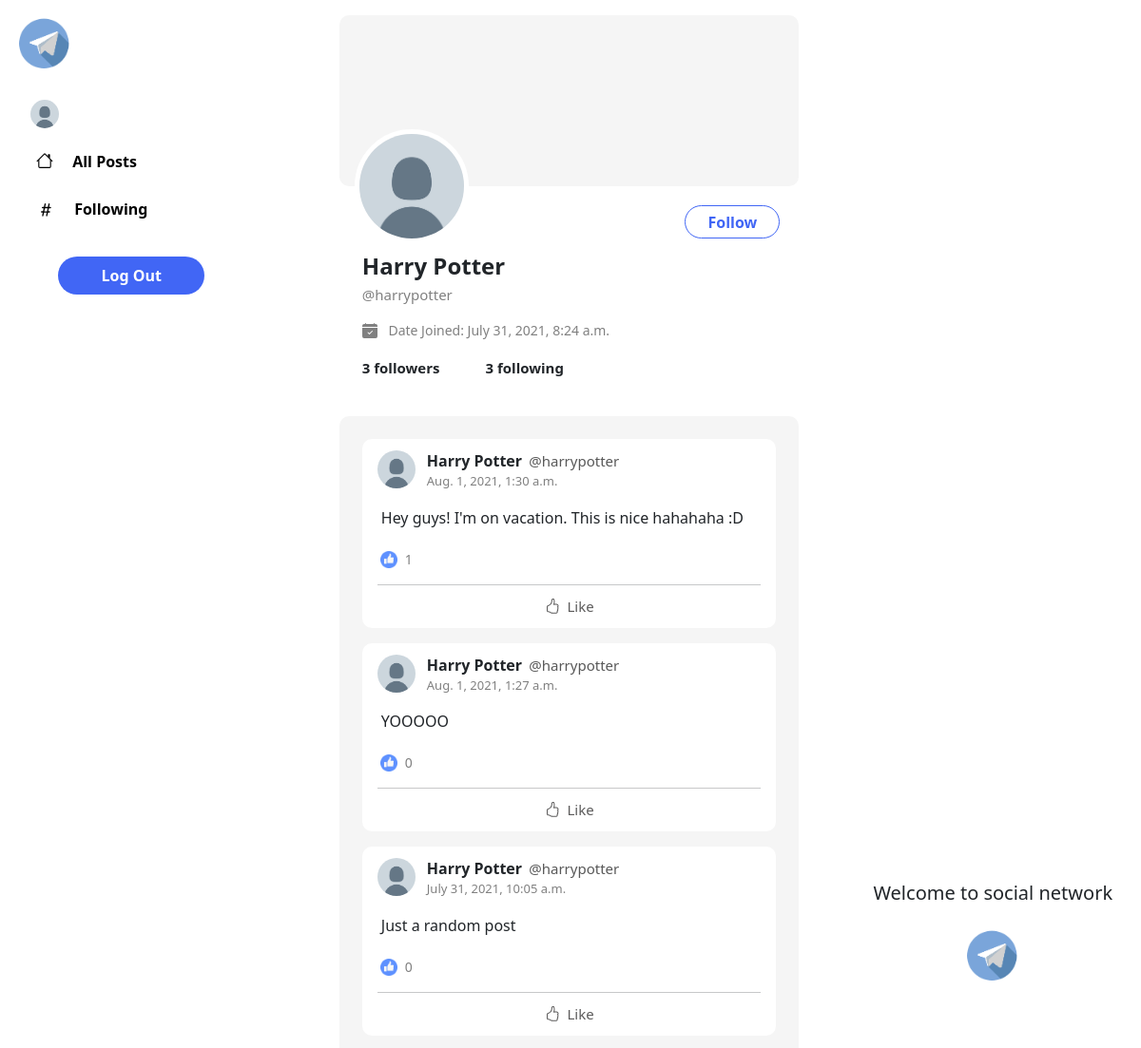
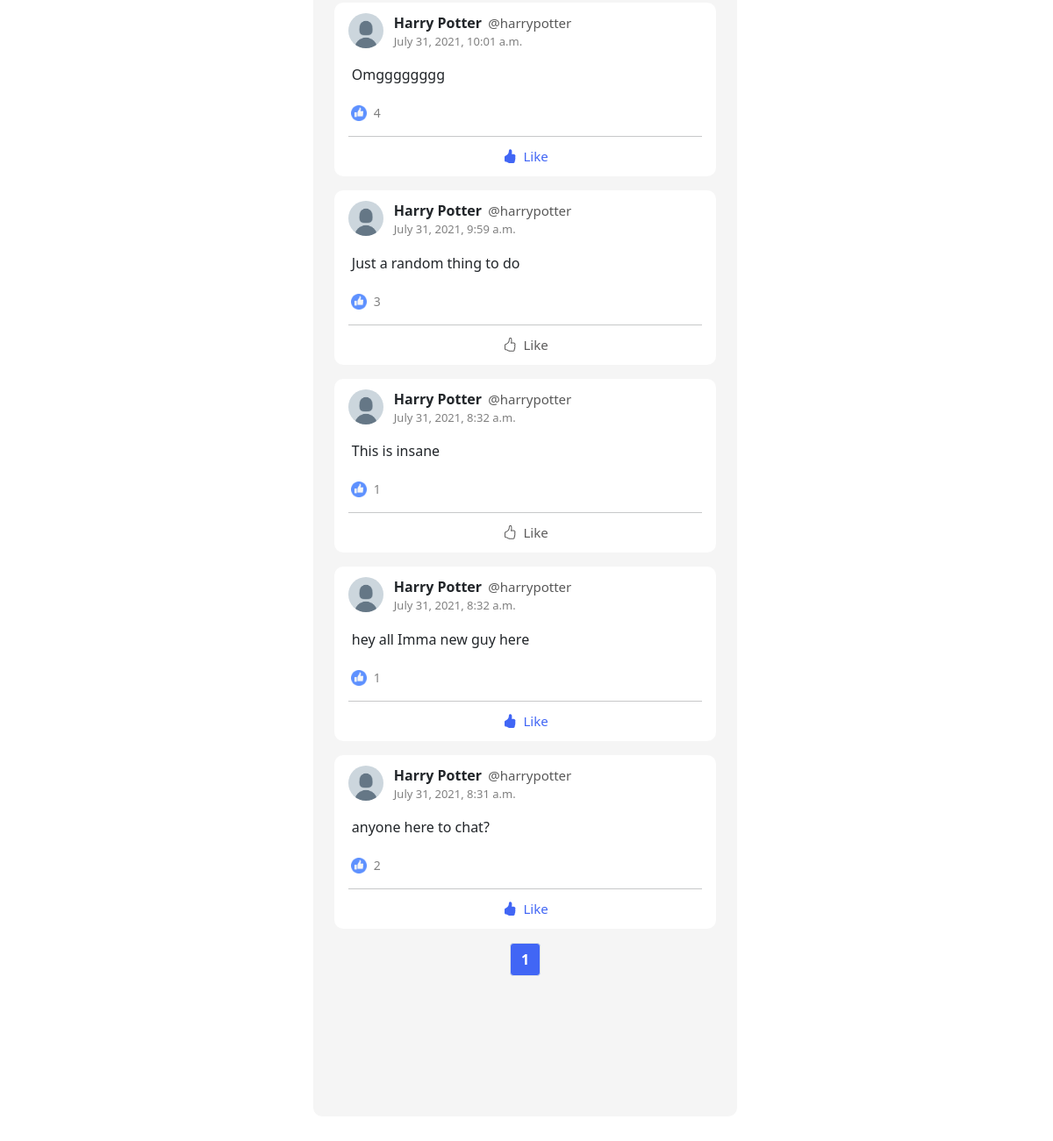
Page /user_profile/harrypotter (signed in) on the committed database (2 pictures, top to bottom).
### network/models.py (models this page shows, shortened)
class User(AbstractUser):
    pass

class Post(models.Model):
    creator = models.ForeignKey("User", on_delete=models.CASCADE, related_name="post")
    content = models.TextField(blank=True)
    timestamp = models.DateTimeField(auto_now_add=True)
    likes = models.ManyToManyField("User", related_name="post_liked", blank=True)

### network/views.py (the view)
# urls.py: path("user_profile/<str:name>", views.userProfile, name="userProfile"),
def userProfile(request, name):
    try:
        user_profile = User.objects.get(username=name)
    except User.DoesNotExist:
        return render(request, "network/profile.html", {
            "message": "ERROR: User profile does not exist"
        })
    try:
        user_following = Following.objects.get(user=user_profile.pk)
        following = user_following.following.count()
    except Following.DoesNotExist:
        user_following = []
        following = 0
    user_follower = Following.objects.filter(following=user_profile.pk)
    followers = user_follower.count()
    try:
        loggedin_user = Following.objects.get(user=request.user)
        loggedin_user_following = loggedin_user.following.all()
    except Following.DoesNotExist:
        loggedin_user_following = []
    posts = Post.objects.filter(creator=user_profile.pk).order_by("-timestamp").all()
    paginator = Paginator(posts, 10)
    page_number = request.GET.get('page')
    page_obj = paginator.get_page(page_number)
    paginator_maxRange = 3
    if paginator.num_pages >= paginator_maxRange:
        if page_obj.number == 1:
            page_range = range(page_obj.number, page_obj.number + paginator_maxRange)
        elif page_obj.number == paginator.num_pages:
            lastPage_range = paginator.num_pages + 1
            page_range = range(lastPage_range - paginator_maxRange, lastPage_range)
        else:
            page_range = range(page_obj.number - 1, page_obj.number + 2)
    elif 0 < paginator.num_pages < paginator_maxRange:
        page_range = range(1, paginator.num_pages + 1)
    return render(request, "network/profile.html", {
        "posts": page_obj,
        "user_profile": user_profile,
        "following": following,
        "followers": followers,
        "loggedin_user_following": loggedin_user_following,
        "page_range": page_range,
    })

### network/templates/network/profile.html (shortened to what this page needs)
{% extends "network/layout.html" %}
{% load static %}
{% block body %}
<div id="profile_view">
    <div class="profile-cover mb-3 d-flex flex-row justify-content-between" style="background-color: #F5F5F5;">
        <img class="profile-user-icon ms-3" src="{% static 'network/Default_User_Icon.png' %}" onerror="this.src='/static/network/Default_User_Icon.png';" alt=".."/>
        {% if user.username != user_profile.username %}
            {% if user_profile in loggedin_user_following %}
                <button id="follow-btn" value="{{ user_profile.username }}" class="followed">Following</button>
            {% else %}
                <button id="follow-btn" value="{{ user_profile.username }}" class="unfollowed">Follow</button>
            {% endif %}
        {% endif %}
    </div>
    <div class="profile-info ms-4">
        <h4 class="p-0 m-0"><strong>{{ user_profile.first_name }} {{ user_profile.last_name }}</strong></h4>
        <p class="profile-username mt-1">@{{ user_profile.username }}</p>
        <p class="profile-joined">
            Date Joined: {{ user_profile.date_joined }}
        </p>
    </div>
    <div class="d-flex flex-row profile-follow">
        <p class="ms-4 me-5">{{ followers }} followers</p>
        <p>{{ following }} following</p>
    </div>
    <div id="page-body" class="my-4 px-4 py-2 page-body-style">
        {% for post in posts %}
        <div id="post-id{{ post.id }}" class="post_content w-100 my-3 px-3">
            <div class="d-flex flex-row">
            <img class="post-icon me-2" src="{% static 'network/Default_User_Icon.png' %}" onerror="this.src='/static/network/Default_User_Icon.png';" alt=".."/>
            <div class="post-info ms-1">
                <span class="post-person">{{ user_profile.first_name }} {{ user_profile.last_name }}</span>
                <span class="post-username">@{{ user_profile.username }}</span>
                <p class="post-time">{{ post.timestamp }}</p>
            </div>
            </div>
            <div id="post-content-id{{ post.id }}">
                <p id="post-content-body-id{{ post.id }}" class="post-body my-0 mx-1">{{ post.content }}</p>
            </div>
            <div id="no-of-likes-id{{ post.id }}" class="d-flex flex-row mt-2">
                <img class="like-icon" src="{% static 'network/Like.png' %}" onerror="this.src='/static/network/Like.png';" alt=".."/>
                <p class="no_of_likes">{{ post.likes.all.count }}</p>
            </div>
            <div id="like-status" class="like-content">
                <hr class="my-0">
                <div class="d-flex justify-content-center">
                    {% if user in post.likes.all %}
                        <button id="like-btn-id{{ post.id }}" class="like-btn liked" data-id="{{ post.id }}">
                            Like
                        </button>
                    {% else %}
                        <button id="like-btn-id{{ post.id }}" class="like-btn unlike" data-id="{{ post.id }}">
                            Like
                        </button>
                    {% endif %}
                </div>
            </div>
        </div>
        {% endfor %}
        <div class="d-flex justify-content-center">
            <nav aria-label="Page navigation example">
                <ul id="pagination_range" class="pagination" value="{{ posts.number }}">
                {% for no_page in page_range %}
                    <li class="page-item"><a id="page-{{ no_page }}" class="page-link" href="?page={{ no_page }}">{{ no_page }}</a></li>
                {% endfor %}
                </ul>
            </nav>
        </div>
    </div>
</div>
{% endblock %}

### network/static/network/styles.css (style rules this page uses)
html, body { height: 100%; width: 100%; }
.page-body-style { display: block; border-radius: 10px; background-color: #F5F5F5; overflow-y: scroll; height: 85vh; }
.post_content { background-color: white; border-radius: 10px; }
.post-icon { height: 40px; width: 40px; border-radius: 50%; margin-top: 12px; }
.post-person { font-weight: bold; font-size: 16px; }
.post-username { color: #585858; font-size: 15px; margin-left: 3px; }
.post-time { color: #808080; font-size: 13px; }
.post-info { display: block; margin-top: 11px; }
.post-body { display: block; width: 100%; word-wrap: break-word; padding-right: 10px; }
.profile-cover { border-radius: 10px; height: 180px; width: 100%; }
.profile-user-icon { height: 120px; width: 120px; border-radius: 50%; border: 5px solid white; margin-top: 120px; }
.profile-info { display: block; margin-top: 70px; }
.profile-username { color: grey; font-size: 15px; }
.profile-joined { color: grey; font-size: 14px; }
.profile-follow { font-weight: bold; font-size: 15px; }
.unfollowed { border: 1px solid #4166f5; border-radius: 100px; width: 100px; height:35px; background-color: white; color: #4166f5; font-weight: bold; margin-top: 200px; margin-right:20px; }
.like-icon { height: 18px; width: 18px; margin-top: 15px; margin-left: 3px; }
.no_of_likes { margin-top: 13px; margin-left: 8px; color: grey; font-size: 14px; }
.unlike { color: rgb(92, 91, 91); background-color: white; border: none; font-weight: 500; font-size: 15px; width: 35%; border-radius: 5px; height: 45px; }
.liked { color: #4166f5; background-color: white; border: none; font-weight: 500; font-size: 15px; width: 35%; border-radius: 5px; height: 45px; }

### rows in the picture
User: first_name "Harry", last_name "Potter", username "harrypotter", date_joined "July 31, 2021, 8:24 a.m."
Post: timestamp "Aug. 1, 2021, 1:30 a.m.", content "Hey guys! I'm on vacation. This is nice hahahaha :D", likes.all.count "1"
Post: timestamp "Aug. 1, 2021, 1:27 a.m.", content "YOOOOO", likes.all.count "0"
Post: timestamp "July 31, 2021, 10:05 a.m.", content "Just a random post", likes.all.count "0"
Post: timestamp "July 31, 2021, 10:01 a.m.", content "Omgggggggg", likes.all.count "4"
Post: timestamp "July 31, 2021, 9:59 a.m.", content "Just a random thing to do", likes.all.count "3"
Post: timestamp "July 31, 2021, 8:32 a.m.", content "This is insane", likes.all.count "1"
Post: timestamp "July 31, 2021, 8:32 a.m.", content "hey all Imma new guy here", likes.all.count "1"
Post: timestamp "July 31, 2021, 8:31 a.m.", content "anyone here to chat?", likes.all.count "2"

### other values in the picture
{{ followers }} "3"
{{ following }} "3"
{{ no_page }} "1"
